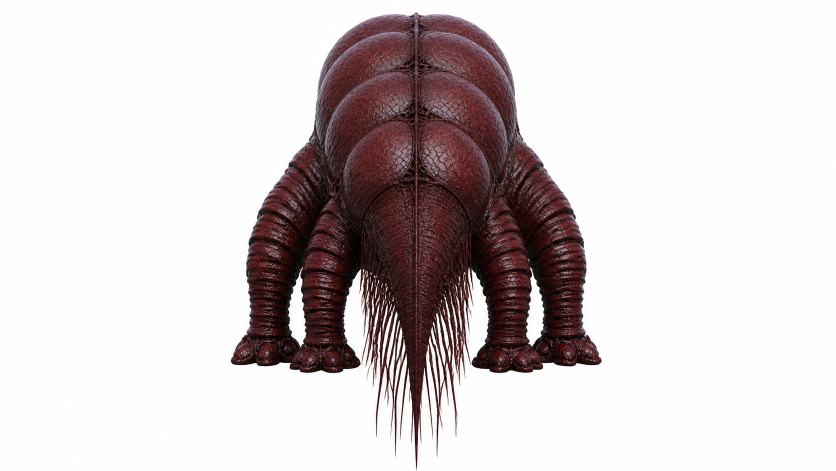
#> input picture pale-mirror-visuals/src/main/blender/harvester/references/biomass_collector_hunyuan_v02_back_imagegen.png, 1672 x 941 px (shown at 1/2 size)
$ python -i harvester_contour_overlay.py   (imports and definitions only)
#> lines starting #> are read from the running program, lines starting #| are printed output that depends on the picture; after the words box and inside, x2 and y2 are one past the last pixel; in counts of white or black regions, pixels touching at a corner belong together
#> further down, picture is the input picture: PIL image 1672x941 RGB; mean R, G, B 212.2, 204.9, 205.5
#!/usr/bin/env python3
"""Build deterministic reference/model contour evidence for Harvester audits.

The tool never assigns a likeness score. It extracts the light solid-mode
Blockbench projection, aligns it uniformly to a curator-pinned subject box in
the original reference image, and emits a visual comparison for review.
"""

from __future__ import annotations

import argparse
import json
from pathlib import Path
from typing import Sequence

from PIL import Image, ImageChops, ImageDraw, ImageFilter


# [24 lines left out: functions normalized_bounds, subject_box, not called in this run]


def solid_projection_mask(image: Image.Image) -> Image.Image:
    """Extract the solid model from a clipped dark audit render or viewport.

    The audit capture disables grids and uses solid mode. Checkerboard pixels
    remain dark while the model is neutral grey. Small fixed UI regions are
    removed before thresholding so the viewport gizmo cannot expand the model
    bounds. The result remains visual evidence, not a semantic segmentation of
    the reference image.
    """

    rgb = image.convert("RGB")
    width, height = rgb.size
#> width = 1672; height = 941
    luminance = rgb.convert("L")
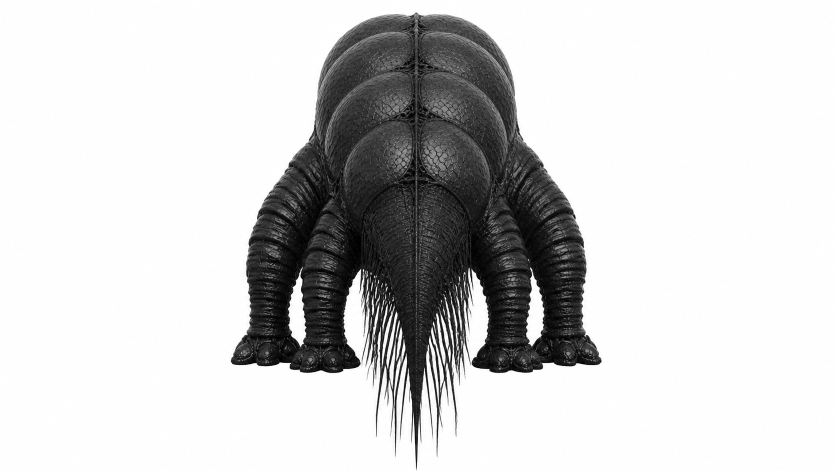
#> luminance: PIL image 1672x941 L (shown at 1/2 size); min 0, max 255, mean 207.1
    mask = luminance.point(lambda value: 255 if value >= 64 else 0, mode="1").convert("L")
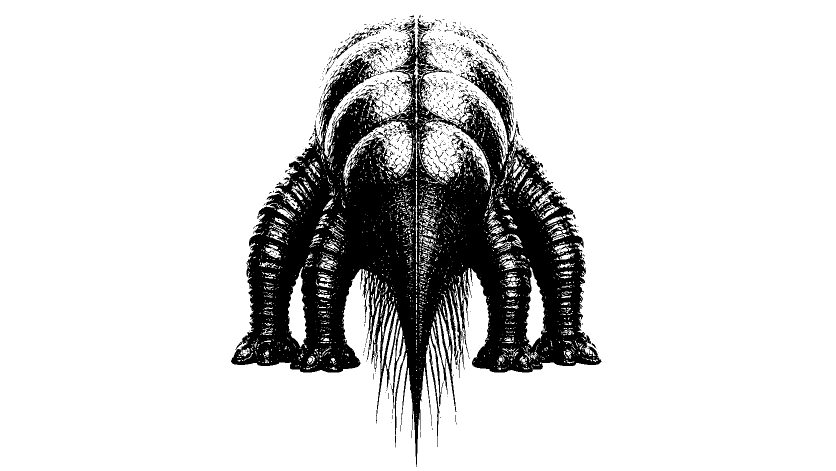
#> mask: PIL image 1672x941 L (shown at 1/2 size); 83.8% white; 1110 black regions (1034 under 20 px), largest, box (x1, y1, x2, y2) and area: (462, 41, 1203, 934) 246231, (666, 51, 764, 121) 632, (835, 37, 864, 75) 351

    draw = ImageDraw.Draw(mask)
    draw.rectangle((0, 0, width, round(height * 0.035)), fill=0)
    draw.rectangle((round(width * 0.94), 0, width, height), fill=0)
    draw.rectangle((0, round(height * 0.965), width, height), fill=0)
    draw.rectangle(
        (round(width * 0.80), round(height * 0.76), width, height), fill=0
    )

    # Close one-pixel shading seams without turning separated limbs into one
    # artificial mass.
    return mask.filter(ImageFilter.MaxFilter(3)).filter(ImageFilter.MinFilter(3))
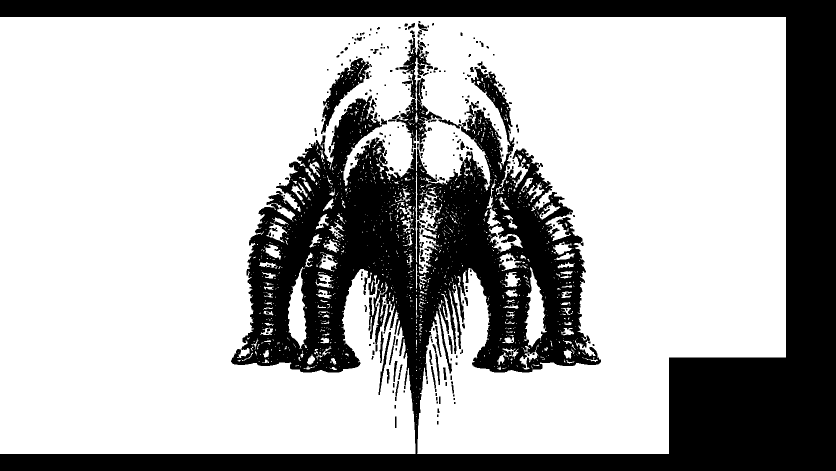
#> returned value: PIL image 1672x941 L (shown at 1/2 size); 69.9% white; 316 black regions (179 under 20 px), largest, box (x1, y1, x2, y2) and area: (0, 0, 1672, 941) 454268, (793, 76, 884, 296) 5179, (642, 116, 744, 268) 4236


# [130 lines left out: functions align_mask, labelled_panel, build_comparison, main, not called in this run]


# [2 lines not run here, left out]

>>> from PIL import Image
>>> picture = Image.open('../../pale-mirror-visuals/src/main/blender/harvester/references/biomass_collector_hunyuan_v02_back_imagegen.png')
>>> result = solid_projection_mask(picture)

$ run again, on pale-mirror-visuals/src/main/blender/harvester/references/biomass_collector_hunyuan_v02_front_imagegen.png
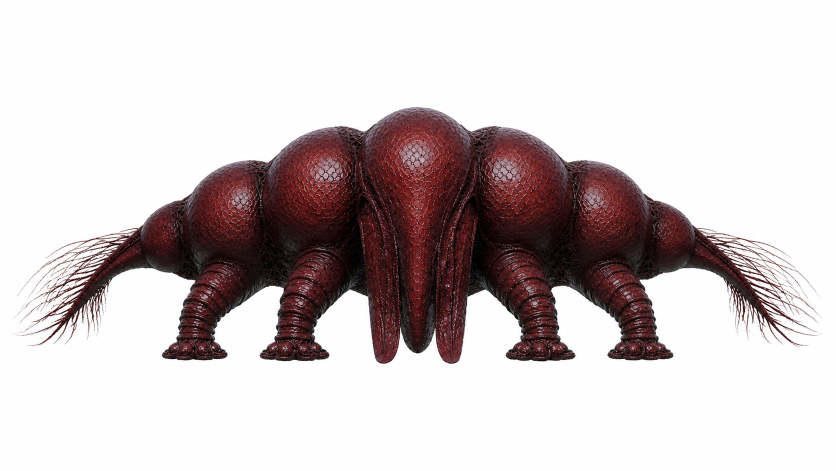
#> input picture pale-mirror-visuals/src/main/blender/harvester/references/biomass_collector_hunyuan_v02_front_imagegen.png, 1672 x 941 px (shown at 1/2 size)
#> picture is the input picture: PIL image 1672x941 RGB; mean R, G, B 207.1, 198, 198.6
#> in solid_projection_mask, `mask = luminance.point(lambda value: 255 if value >= 64 else 0, mode="..`:
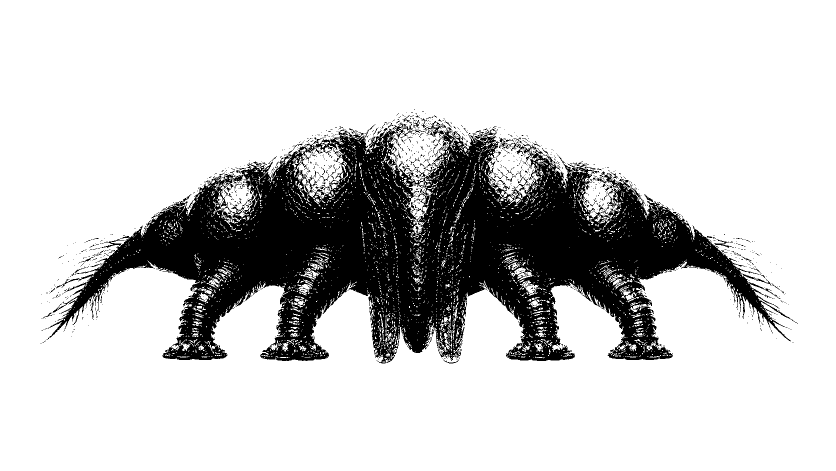
#> mask: PIL image 1672x941 L (shown at 1/2 size); 80.6% white; 1307 black regions (1209 under 20 px), largest, box (x1, y1, x2, y2) and area: (93, 242, 1596, 727) 298018, (1046, 288, 1073, 308) 154, (1428, 478, 1468, 496) 153
#> in solid_projection_mask, `return mask.filter(ImageFilter.MaxFilter(3)).filter(ImageFilter.MinFil..`:
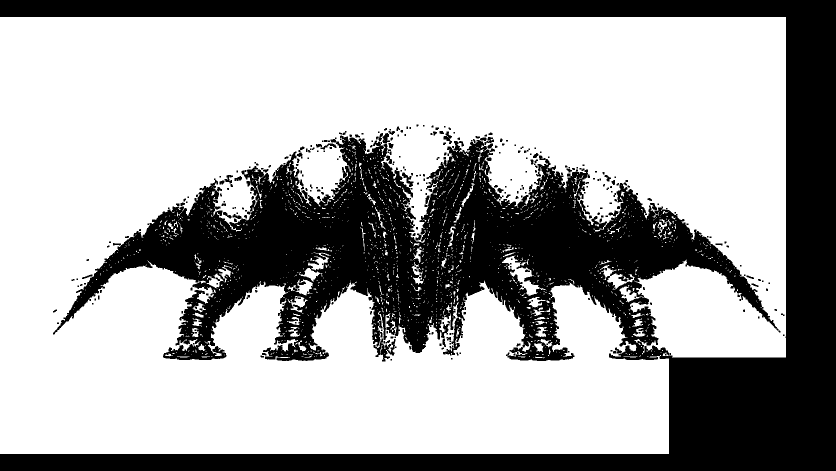
#> returned value: PIL image 1672x941 L (shown at 1/2 size); 66.8% white; 357 black regions (222 under 20 px), largest, box (x1, y1, x2, y2) and area: (0, 0, 1672, 941) 511515, (886, 635, 926, 711) 896, (747, 677, 791, 723) 780

$ run again, on pale-mirror-visuals/src/main/blender/harvester/references/biomass_collector_hunyuan_v02_right_imagegen.png
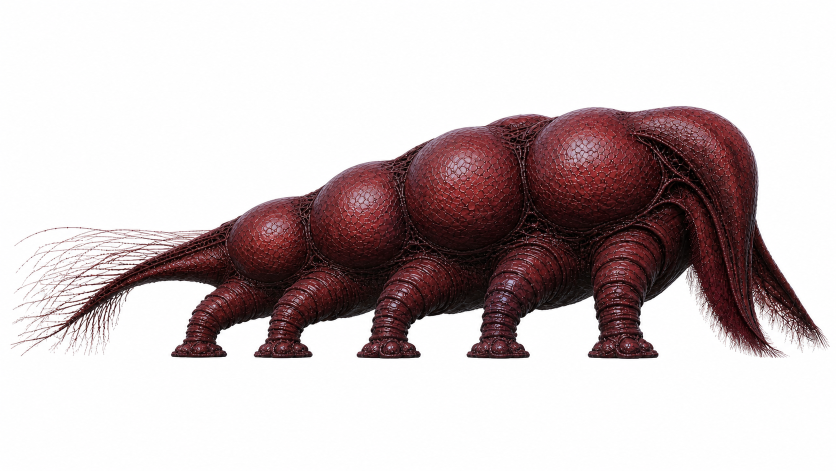
#> input picture pale-mirror-visuals/src/main/blender/harvester/references/biomass_collector_hunyuan_v02_right_imagegen.png, 1672 x 941 px (shown at 1/2 size)
#> picture is the input picture: PIL image 1672x941 RGB; mean R, G, B 203.7, 192.4, 193.2
#> in solid_projection_mask, `mask = luminance.point(lambda value: 255 if value >= 64 else 0, mode="..`:
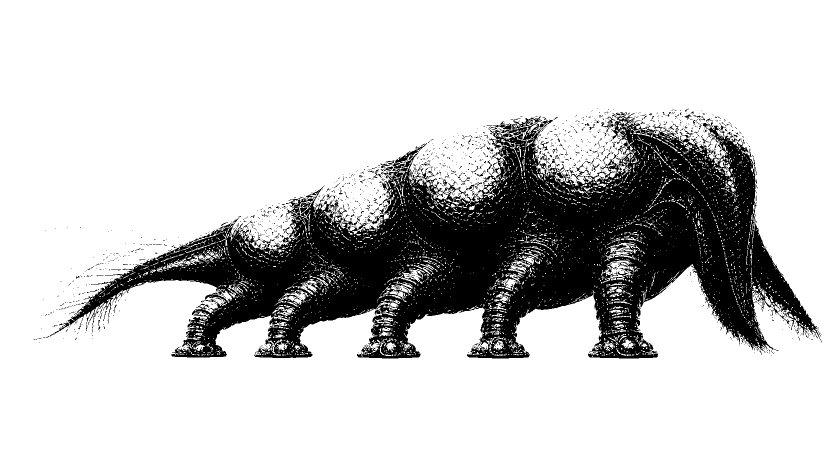
#> mask: PIL image 1672x941 L (shown at 1/2 size); 79.9% white; 1658 black regions (1579 under 20 px), largest, box (x1, y1, x2, y2) and area: (100, 226, 1643, 717) 307208, (1079, 239, 1107, 255) 163, (735, 432, 759, 449) 129
#> in solid_projection_mask, `return mask.filter(ImageFilter.MaxFilter(3)).filter(ImageFilter.MinFil..`:
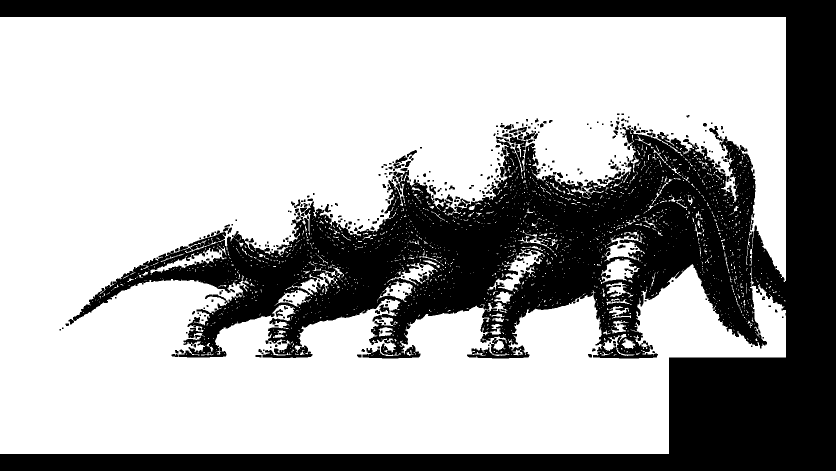
#> returned value: PIL image 1672x941 L (shown at 1/2 size); 66.5% white; 373 black regions (192 under 20 px), largest, box (x1, y1, x2, y2) and area: (0, 0, 1672, 941) 515773, (1019, 274, 1053, 340) 764, (1418, 252, 1445, 282) 266
